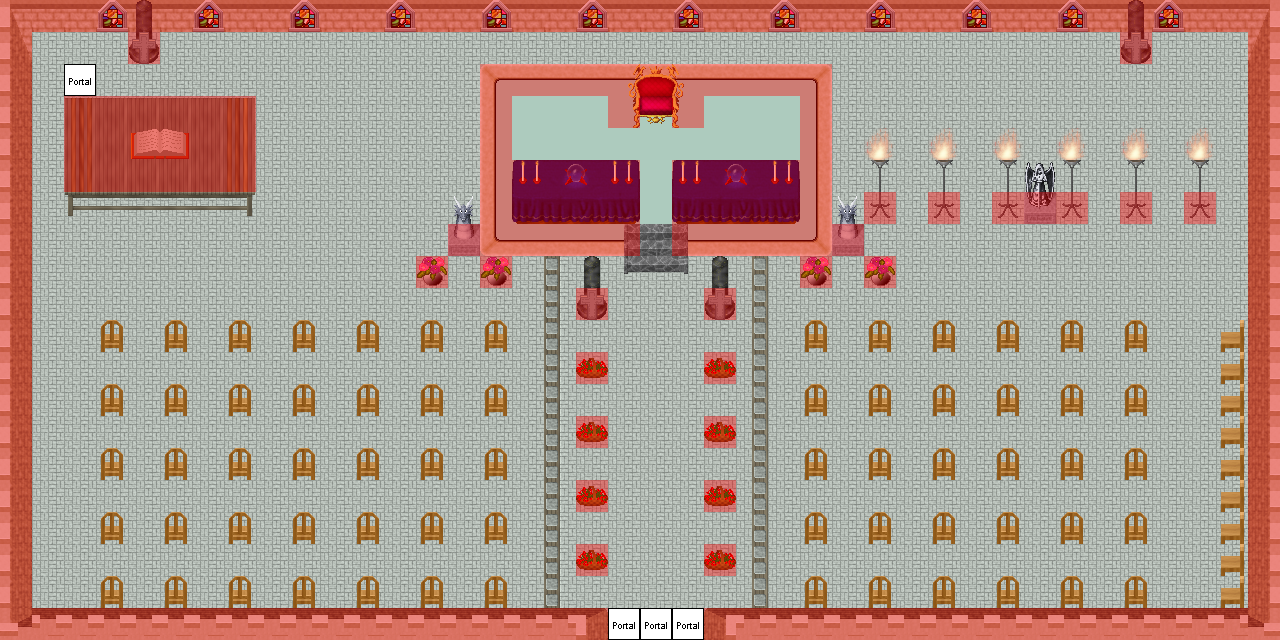

A level layout from a 2D game, rendered from its tile map. Below: a short description, then the map file with tile-grid data replaced by summaries:
An orthogonal 40x20 tile map with 32x32 px tiles, 6 tile layers (0_floor, 1_terrain, 2_object, 3_roof, ...), 1 hidden layer not drawn, 22 tilesets.

<map version="1.0" tiledversion="1.0.3" orientation="orthogonal" renderorder="right-down" width="40" height="20" tilewidth="32" tileheight="32" nextobjectid="1">
 <tileset firstgid="1" name="portal" tilewidth="32" tileheight="32" tilecount="16" columns="8">
  <image source="../../tileset/logic/portal.png" width="256" height="64" />
 </tileset>
 <tileset firstgid="17" name="collision" tilewidth="32" tileheight="32" tilecount="1" columns="1">
  <image source="../../tileset/logic/collision.png" width="32" height="32" />
 </tileset>
 <tileset firstgid="18" name="protection" tilewidth="32" tileheight="32" tilecount="2" columns="2">
  <image source="../../tileset/logic/protection.png" width="64" height="32" />
 </tileset>
 <tileset firstgid="20" name="ground/green_paving" tilewidth="32" tileheight="32" tilecount="18" columns="3">
  <image source="../../tileset/ground/green_paving.png" width="96" height="192" />
 </tileset>
 <tileset firstgid="38" name="ground_2" tilewidth="32" tileheight="32" tilecount="4" columns="4">
  <image source="../../tileset/ground/ground_2.png" width="128" height="32" />
 </tileset>
 <tileset firstgid="42" name="table/fancy_blue_red" tilewidth="32" tileheight="32" tilecount="12" columns="4">
  <image source="../../tileset/furniture/table/fancy_blue_red.png" width="128" height="96" />
 </tileset>
 <tileset firstgid="54" name="table/grey_plain" tilewidth="32" tileheight="32" tilecount="9" columns="3">
  <image source="../../tileset/furniture/table/grey_plain.png" width="96" height="96" />
 </tileset>
 <tileset firstgid="63" name="table/grey_fancy" tilewidth="32" tileheight="32" tilecount="9" columns="3">
  <image source="../../tileset/furniture/table/grey_fancy.png" width="96" height="96" />
 </tileset>
 <tileset firstgid="72" name="throne" tilewidth="32" tileheight="32" tilecount="6" columns="3">
  <image source="../../tileset/furniture/chair/throne.png" width="96" height="64" />
 </tileset>
 <tileset firstgid="78" name="chair/wooden_pale" tilewidth="32" tileheight="32" tilecount="4" columns="2">
  <image source="../../tileset/furniture/chair/wooden_pale.png" width="64" height="64" />
 </tileset>
 <tileset firstgid="82" name="stairs" tilewidth="32" tileheight="32" tilecount="12" columns="2">
  <image source="../../tileset/building/stairs/stairs.png" width="64" height="192" />
 </tileset>
 <tileset firstgid="94" name="stairs_grey" tilewidth="32" tileheight="32" tilecount="6" columns="3">
  <image source="../../tileset/building/stairs/stairs_grey.png" width="96" height="64" />
 </tileset>
 <tileset firstgid="100" name="cross" tilewidth="32" tileheight="32" tilecount="1" columns="1">
  <image source="../../tileset/item/statue/cross.png" width="32" height="32" />
 </tileset>
 <tileset firstgid="101" name="statue/grey_stone" tilewidth="32" tileheight="32" tilecount="4" columns="2">
  <image source="../../tileset/item/statue/grey_stone.png" width="64" height="64" />
 </tileset>
 <tileset firstgid="105" name="statue/metal_and_stone" tilewidth="32" tileheight="32" tilecount="6" columns="3">
  <image source="../../tileset/item/statue/metal_and_stone.png" width="96" height="64" />
 </tileset>
 <tileset firstgid="111" name="flower_vase" tilewidth="32" tileheight="32" tilecount="3" columns="3">
  <image source="../../tileset/plant/indoor/flower_vase.png" width="96" height="32" />
 </tileset>
 <tileset firstgid="114" name="flower_baskets" tilewidth="32" tileheight="32" tilecount="3" columns="1">
  <image source="../../tileset/plant/indoor/flower_baskets.png" width="32" height="96" />
 </tileset>
 <tileset firstgid="117" name="window/painted" tilewidth="32" tileheight="32" tilecount="1" columns="1">
  <image source="../../tileset/building/window/painted.png" width="32" height="32" />
 </tileset>
 <tileset firstgid="118" name="building/castle" tilewidth="32" tileheight="32" tilecount="320" columns="20">
  <image source="../../tileset/building/castle.png" width="640" height="512" />
 </tileset>
 <tileset firstgid="438" name="book" tilewidth="32" tileheight="32" tilecount="4" columns="2">
  <image source="../../tileset/item/documents/book.png" width="64" height="64" />
 </tileset>
 <tileset firstgid="442" name="iron_lamp" tilewidth="32" tileheight="32" tilecount="3" columns="1">
  <image source="../../tileset/furniture/light/iron_lamp.png" width="32" height="96" />
 </tileset>
 <tileset firstgid="445" name="flames" tilewidth="32" tileheight="32" tilecount="6" columns="6">
  <image source="../../tileset/furniture/light/flames.png" width="192" height="32" />
 </tileset>
 <layer name="0_floor" width="40" height="20">
  <data>[800 cells, 800 non-empty, 3 distinct tile ids]</data>
 </layer>
 <layer name="1_terrain" width="40" height="20">
  <data>[800 cells, 225 non-empty, 22 distinct tile ids]</data>
 </layer>
 <layer name="2_object" width="40" height="20">
  <data>[800 cells, 199 non-empty, 46 distinct tile ids]</data>
 </layer>
 <layer name="3_roof" width="40" height="20">
  <data>[800 cells, 21 non-empty, 7 distinct tile ids]</data>
 </layer>
 <layer name="objects" width="40" height="20">
  <data>[800 cells, 4 non-empty, 1 distinct tile ids]</data>
 </layer>
 <layer name="collision" width="40" height="20" opacity="0.39">
  <data>[800 cells, 203 non-empty, 1 distinct tile ids]</data>
 </layer>
 <layer name="protection" width="40" height="20" visible="0" opacity="0.39">
  <data>[800 cells, 800 non-empty, 1 distinct tile ids]</data>
 </layer>
</map>
